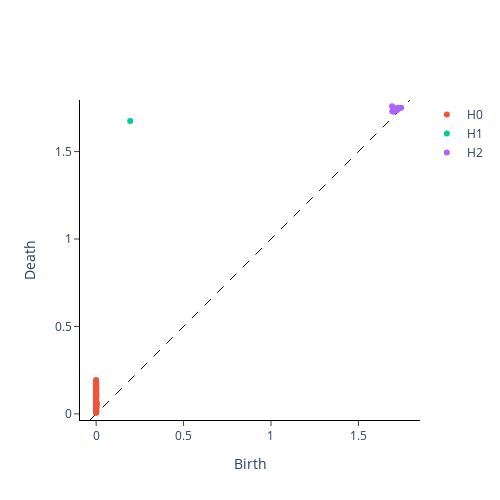

Notebook code for this chart:
### Code cell
from gtda.plotting import plot_diagram

# Circle
plot_diagram(diagrams_basic[0])
